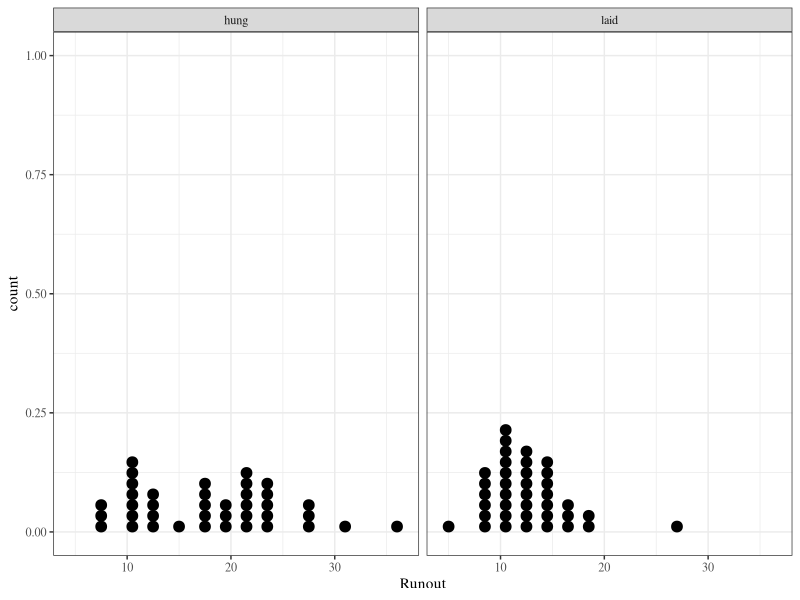
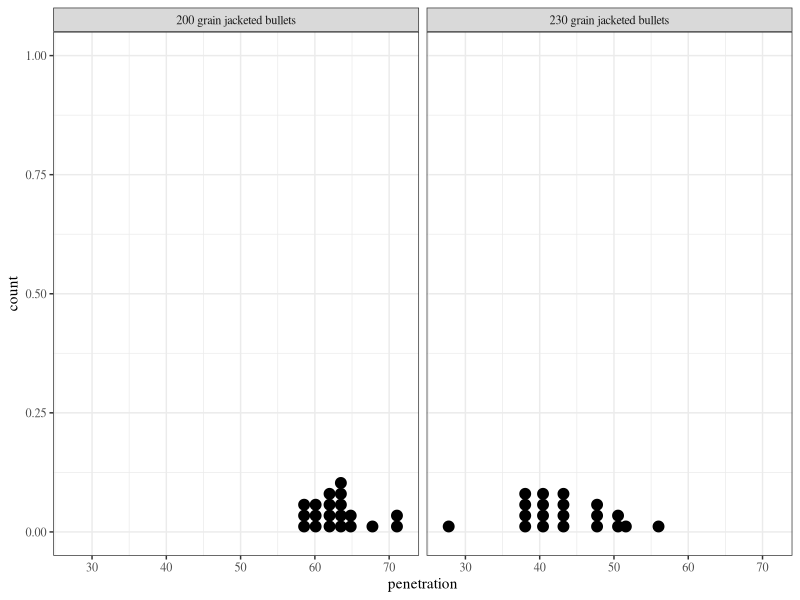
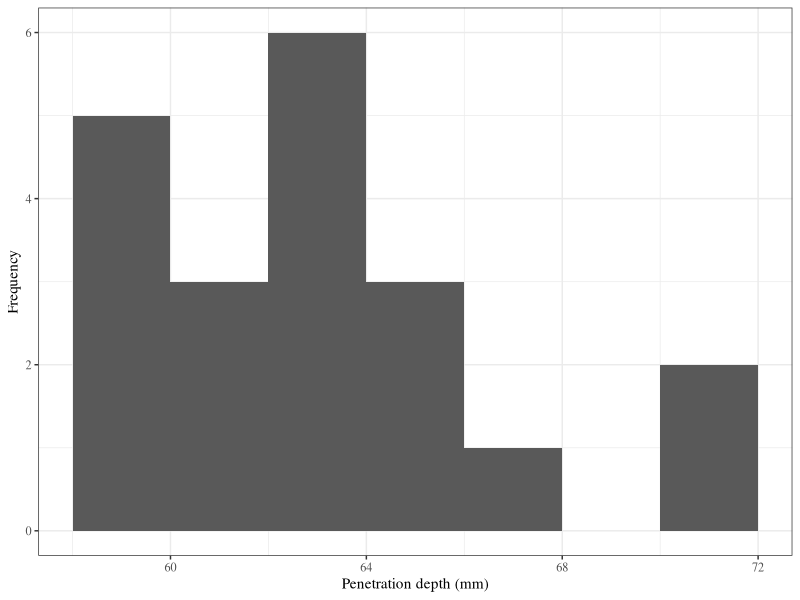
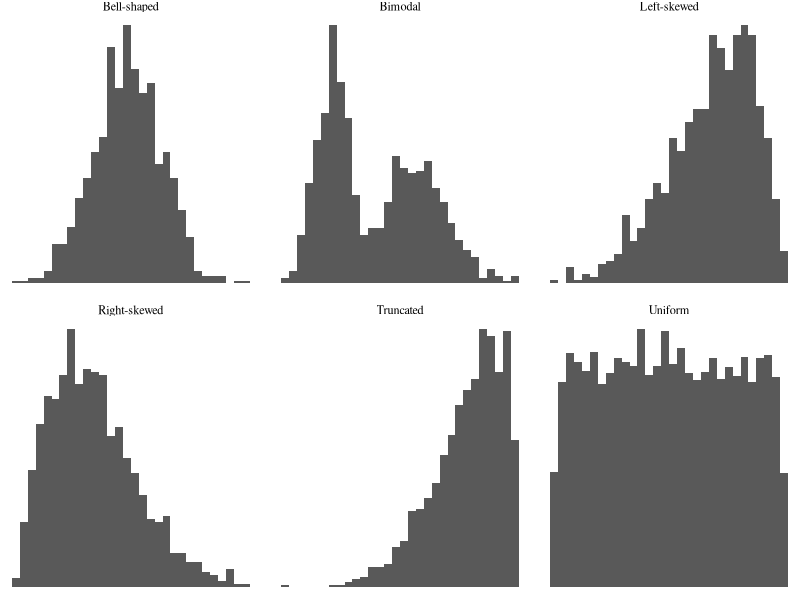
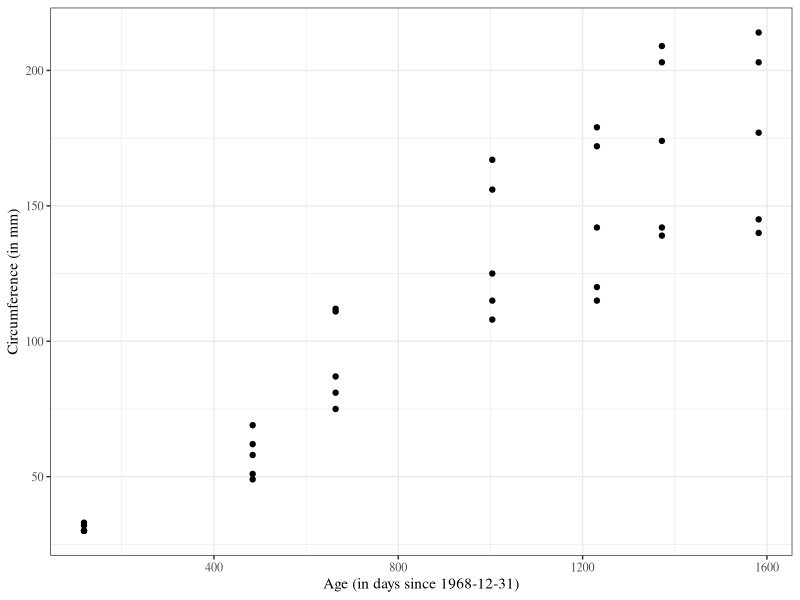
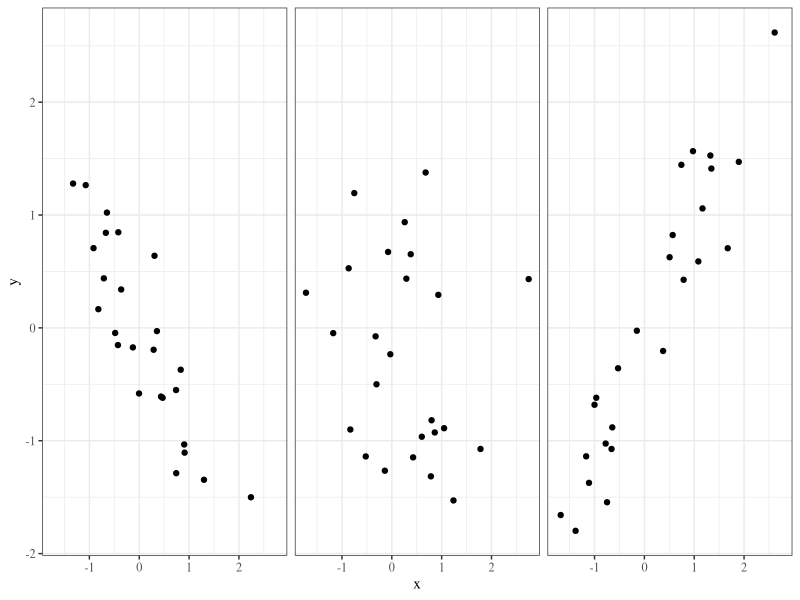
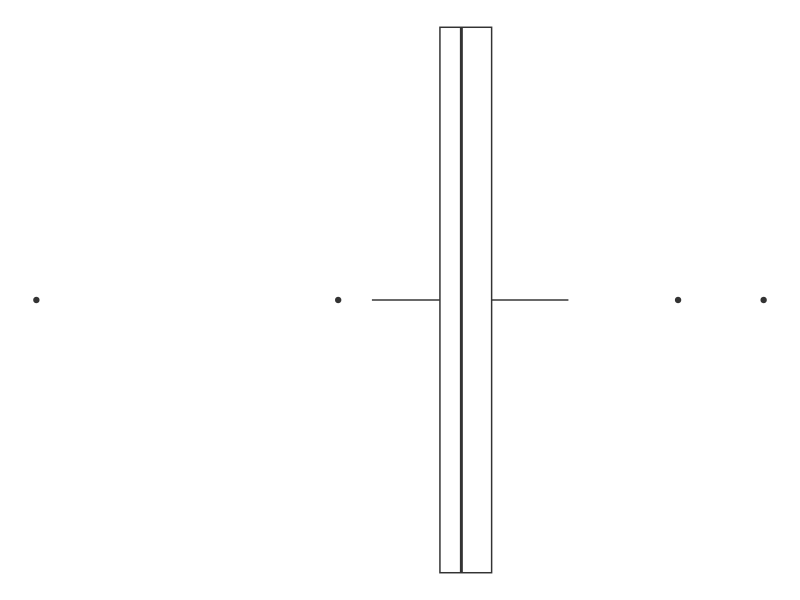
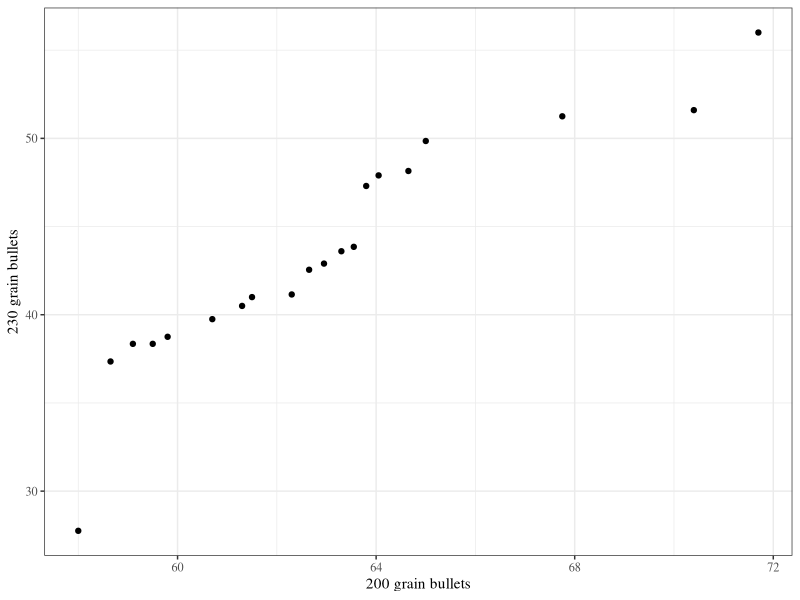

Source code (R) for these figures, in order:
## ---- chunk 1
library(knitr)
library(tidyverse)
library(xtable)
library(MASS)

knitr::opts_chunk$set(echo=FALSE, message=FALSE, warning=FALSE, fig.height = 2)
theme_set(theme_bw(base_family = "serif"))

set.seed(305)
## ---- chunk 2
gears <- read_csv("../../data/gears.csv")
## ---- chunk 3
gears %>%
  ggplot() +
  geom_dotplot(aes(Runout)) +
  facet_wrap(~Arrangement)
## ---- chunk 4
bullets <- read_csv("../../data/bullets.csv")
## ---- chunk 5
bullets %>%
  mutate(grain = paste(grain, "grain jacketed bullets")) %>%
  group_by(grain) %>%
  summarise(Values = paste(penetration, collapse = ", ")) %>%
  spread(grain, Values) %>%
  xtable(align = c("c", "p{2in}", "p{2in}"), caption = "Bullet penetration depths (mm)") %>%
  print(include.rownames = FALSE)
## ---- chunk 6
bullets %>%
  mutate(grain = paste(grain, "grain jacketed bullets")) %>%
  ggplot() +
  geom_dotplot(aes(penetration)) +
  facet_wrap(~grain)
## ---- chunk 7
gears %>%
  group_by(Arrangement) %>%
  summarise(Values = paste(Runout, collapse = ", ")) %>%
  spread(Arrangement, Values) %>%
  xtable(align = c("c", "p{2in}", "p{2in}"), caption = "Thrust face runouts (.0001 in.)") %>%
  print(include.rownames = FALSE)
## ---- chunk 8
bullets %>%
  filter(grain == 200) %>%
  ggplot() +
  geom_histogram(aes(penetration), breaks = seq(58, 72, by = 2)) +
  xlab("Penetration depth (mm)") + ylab("Frequency")
## ---- chunk 9
shapes <- data.frame(shape = "Bell-shaped", data = rnorm(1000))
shapes %>%
  bind_rows(data.frame(shape = "Right-skewed", data = rbeta(1000, 2, 5))) %>%
  bind_rows(data.frame(shape = "Left-skewed", data = rbeta(1000, 5, 2))) %>%
  bind_rows(data.frame(shape = "Uniform", data = runif(10000))) %>%
  bind_rows(data.frame(shape = "Bimodal", data = c(rnorm(500), rnorm(500, 5, 2)))) %>%
  bind_rows(data.frame(shape = "Truncated", data = rnorm(2000)) %>% filter(data < 0)) -> shapes
                     
                  
shapes %>%
  ggplot() +
  geom_histogram(aes(data)) +
  facet_wrap(~shape, nrow = 2, scales = "free") +
  theme_void(base_family = "serif")

## ---- chunk 10
Orange %>%
  ggplot() +
  geom_point(aes(age, circumference)) +
  xlab("Age (in days since 1968-12-31)") + ylab("Circumference (in mm)")
## ---- chunk 11
data <- data.frame(relationship = "Positive", 
                   mvrnorm(25, c(0, 0), matrix(c(1, .9, .9, 1), nrow = 2)))
data %>%
  bind_rows(data.frame(relationship = "Negative", 
                   mvrnorm(25, c(0, 0), matrix(c(1, -.9, -.9, 1), nrow = 2)))) %>%
  bind_rows(data.frame(relationship = "No association", 
                   mvrnorm(25, c(0, 0), matrix(c(1, 0, 0, 1), nrow = 2)))) -> data

data %>%
  rename(x = X1, y = X2) %>%
  ggplot() +
  geom_point(aes(x, y)) +
  facet_wrap(~ relationship) +
  theme(strip.background = element_blank(),
       strip.text.x = element_blank())
## ---- chunk 12
office <- data.frame(Week = 1:15,
                     Attendance = c(0, 1, 4, 5, 40, 2, 5, 10, 7, 30, 0, 4, 3, 19, 60))

office %>%
  xtable(caption = "Weekly attendance in office hours for a semester.") %>%
  print(include.rownames = FALSE)
## ---- chunk 13
towels <- read_csv("../../data/towels.csv")
## ---- chunk 14
towels %>%
  xtable(caption = "Ten paper towls breaking strengths (in grams).") %>%
  print(include.rownames = FALSE)
## ---- chunk 15
x <- c(rnorm(100), 5, 7, -10)

qplot(1, x, geom="boxplot") + 
  coord_flip() +
  theme_void(base_family = "serif")
## ---- chunk 16
bullets %>% 
  filter(grain == 200) %>%
  dplyr::select(penetration) %>%
  arrange(penetration) %>% 
  rename(`200 grain bullets` = penetration) %>%
  mutate(i = 1:n(),
         `$\\frac{i-.5}{20}$` = (i -.5)/n()) %>%
  dplyr::select(2, 3, 1) %>%
  bind_cols(bullets %>% 
              filter(grain == 230) %>% 
              dplyr::select(penetration) %>% 
              arrange(penetration) %>% 
              rename(`230 grain bullets` = penetration)) %>%
  xtable(digits = 3, caption = "Quantiles of the bullet penetration depth distributions.") %>%
  print(include.rownames = FALSE, sanitize.text.function=function(x){x})
## ---- chunk 17
bullets %>% filter(grain == 200) %>% dplyr::select(penetration) %>% arrange(penetration) %>% rename(`200 grain bullets` = penetration) %>%
  bind_cols(bullets %>% filter(grain == 230) %>% dplyr::select(penetration) %>% arrange(penetration) %>% rename(`230 grain bullets` = penetration)) %>%
  ggplot() +
  geom_point(aes(`200 grain bullets`, `230 grain bullets`))
## ---- chunk 18
data <- data.frame(data_set = c(rep("Data set 1", 5), rep("Data set 2", 5)),
                   values = c(3, 5, 4, 7, 3, 15, 7, 9, 7, 11))

data %>%
  group_by(data_set) %>%
  summarise(values = paste(values, collapse=", ")) %>%
  spread(data_set, values) %>%
  xtable(caption = "Two artificial data sets") %>%
  print(include.rownames = FALSE)
## ---- chunk 19
norm <- rnorm(1000)
p <- seq(0, 1, length.out = 1000)

#histogram
ggplot() + geom_histogram(aes(norm)) + xlab("Standard Normal data")

#approximate quantiles
qplot(p, 4.9*(p^.14 - (1-p)^.14), geom = "line") +
  ylab("Approx. Q() for Normal(0, 1) distribution")
## ---- chunk 20
towels %>% 
  dplyr::select(strength) %>%
  arrange(strength) %>% 
  rename(`Breaking strength Q()` = strength) %>%
  mutate(i = 1:n(),
         `$\\frac{i-.5}{20}$` = (i -.5)/n()) %>%
  dplyr::select(2, 3, 1) %>%
  mutate(`Standard Normal Q()` = qnorm((i-.5)/n())) %>%
  xtable(caption = "Breaking strength and standard Normal quantiles.") %>%
  print(include.rownames = FALSE, sanitize.text.function=function(x){x})
